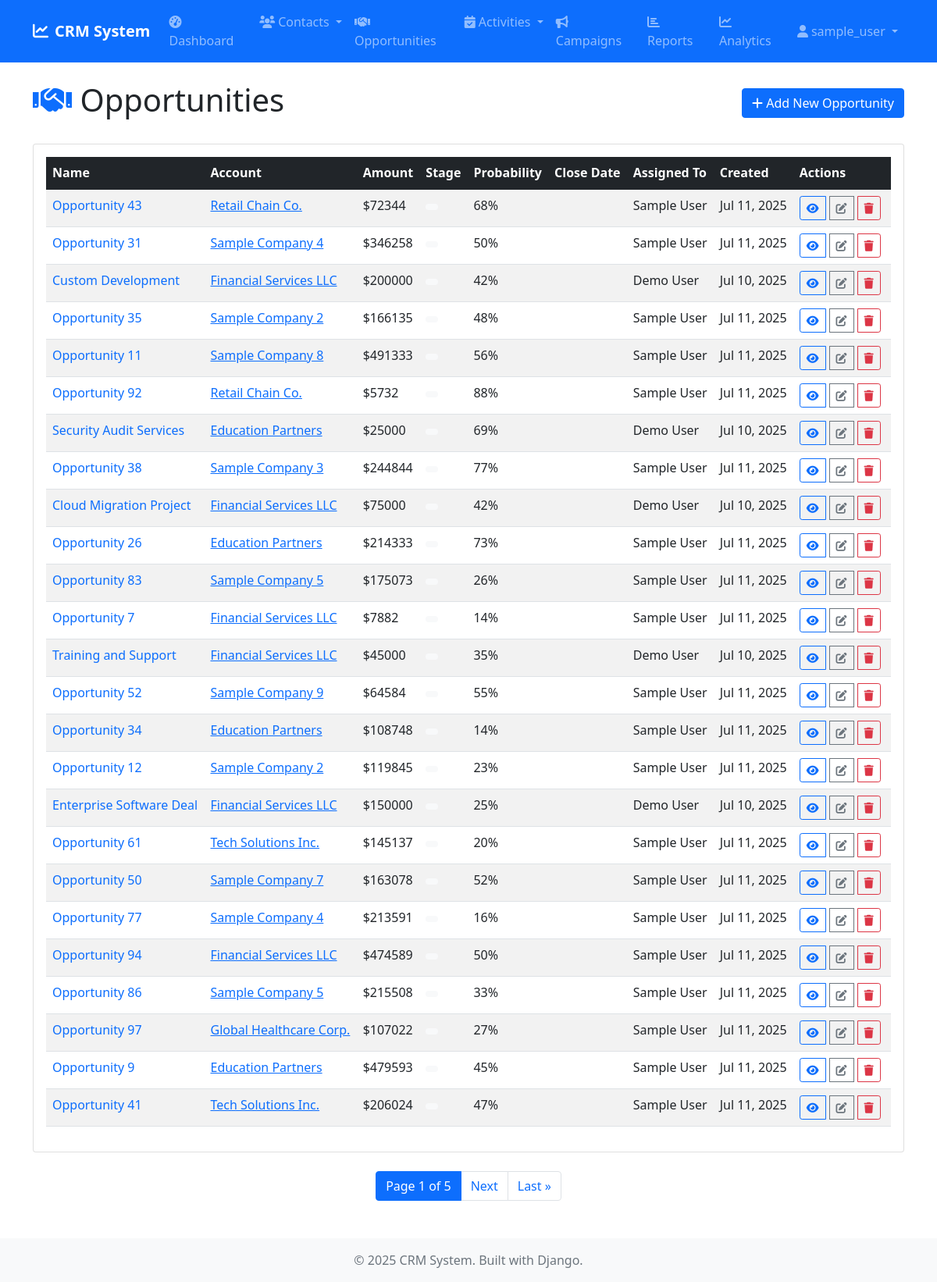
/opportunities/ (signed in), run on the app's committed database.
### opportunities/models.py (models this page shows, shortened)
class Opportunity(models.Model):
    SALES_STAGE = [
        ('prospecting', 'Prospecting'),
        ('qualification', 'Qualification'),
        ('needs_analysis', 'Needs Analysis'),
        ('value_proposition', 'Value Proposition'),
        ('id_decision_makers', 'Id. Decision Makers'),
        ('perception_analysis', 'Perception Analysis'),
        ('proposal', 'Proposal/Price Quote'),
        ('negotiation', 'Negotiation/Review'),
        ('closed_won', 'Closed Won'),
        ('closed_lost', 'Closed Lost'),
    ]
    LEAD_SOURCE = [
        ('existing_customer', 'Existing Customer'),
        ('partner', 'Partner'),
        ('public_relations', 'Public Relations'),
        ('direct_mail', 'Direct Mail'),
        ('conference', 'Conference'),
        ('trade_show', 'Trade Show'),
        ('web_site', 'Web Site'),
        ('word_of_mouth', 'Word of mouth'),
        ('email', 'Email'),
        ('campaign', 'Campaign'),
        ('other', 'Other'),
    ]
    TYPE_CHOICES = [
        ('existing_business', 'Existing Business'),
        ('new_business', 'New Business'),
    ]
    name = models.CharField(max_length=200)
    account = models.ForeignKey(Account, on_delete=models.CASCADE, related_name='opportunities')
    contact = models.ForeignKey(Contact, on_delete=models.SET_NULL, null=True, blank=True)
    amount = models.DecimalField(max_digits=15, decimal_places=2)
    sales_stage = models.CharField(max_length=20, choices=SALES_STAGE, default='prospecting')
    probability = models.IntegerField(default=0, help_text='Probability of closing (0-100%)')
    expected_close_date = models.DateField()
    opportunity_type = models.CharField(max_length=20, choices=TYPE_CHOICES, blank=True)
    lead_source = models.CharField(max_length=20, choices=LEAD_SOURCE, blank=True)
    next_step = models.CharField(max_length=200, blank=True)
    description = models.TextField(blank=True)
    assigned_to = models.ForeignKey(User, on_delete=models.SET_NULL, null=True, blank=True)
    created_by = models.ForeignKey(User, on_delete=models.SET_NULL, null=True, blank=True, related_name='created_opportunities')
    created_at = models.DateTimeField(auto_now_add=True)
    updated_at = models.DateTimeField(auto_now=True)
    class Meta:
        ordering = ['-expected_close_date']
        verbose_name_plural = 'Opportunities'

### accounts/models.py (models this page shows, shortened)
class Account(models.Model):
    ACCOUNT_TYPES = [
        ('customer', 'Customer'),
        ('prospect', 'Prospect'),
        ('partner', 'Partner'),
        ('competitor', 'Competitor'),
        ('other', 'Other'),
    ]
    INDUSTRIES = [
        ('technology', 'Technology'),
        ('healthcare', 'Healthcare'),
        ('finance', 'Finance'),
        ('education', 'Education'),
        ('retail', 'Retail'),
        ('manufacturing', 'Manufacturing'),
        ('other', 'Other'),
    ]
    name = models.CharField(max_length=200)
    account_type = models.CharField(max_length=20, choices=ACCOUNT_TYPES, default='customer')
    industry = models.CharField(max_length=20, choices=INDUSTRIES, blank=True)
    website = models.URLField(blank=True)
    phone = models.CharField(max_length=20, blank=True)
    email = models.EmailField(blank=True)
    billing_street = models.TextField(blank=True)
    billing_city = models.CharField(max_length=100, blank=True)
    billing_state = models.CharField(max_length=100, blank=True)
    billing_postal_code = models.CharField(max_length=20, blank=True)
    billing_country = models.CharField(max_length=100, blank=True)
    shipping_street = models.TextField(blank=True)
    shipping_city = models.CharField(max_length=100, blank=True)
    shipping_state = models.CharField(max_length=100, blank=True)
    shipping_postal_code = models.CharField(max_length=20, blank=True)
    shipping_country = models.CharField(max_length=100, blank=True)
    annual_revenue = models.DecimalField(max_digits=15, decimal_places=2, null=True, blank=True)
    employees = models.IntegerField(null=True, blank=True)
    description = models.TextField(blank=True)
    assigned_to = models.ForeignKey(User, on_delete=models.SET_NULL, null=True, blank=True)
    created_by = models.ForeignKey(User, on_delete=models.SET_NULL, null=True, blank=True, related_name='created_accounts')
    created_at = models.DateTimeField(auto_now_add=True)
    updated_at = models.DateTimeField(auto_now=True)
    class Meta:
        ordering = ['name']

### opportunities/views.py (the view)
# urls.py: path('', views.OpportunityListView.as_view(), name='list'),
class OpportunityListView(LoginRequiredMixin, ListView):
    model = Opportunity
    template_name = 'opportunities/opportunity_list.html'
    context_object_name = 'opportunities'
    paginate_by = 25
    def get_queryset(self):
        return Opportunity.objects.select_related('account', 'contact', 'assigned_to').order_by('-expected_close_date')

### templates/opportunities/opportunity_list.html (shortened to what this page needs)
{% extends 'base.html' %}
{% block content %}
<div class="d-flex justify-content-between align-items-center mb-4">
    <h1><i class="fas fa-handshake text-primary"></i> Opportunities</h1>
    <a href="{% url 'opportunities:create' %}" class="btn btn-primary">
        <i class="fas fa-plus"></i> Add New Opportunity
    </a>
</div>
<div class="card">
    <div class="card-body">
        <div class="table-responsive">
            <table class="table table-striped table-hover">
                <thead class="table-dark">
                    <tr>
                        <th>Name</th>
                        <th>Account</th>
                        <th>Amount</th>
                        <th>Stage</th>
                        <th>Probability</th>
                        <th>Close Date</th>
                        <th>Assigned To</th>
                        <th>Created</th>
                        <th>Actions</th>
                    </tr>
                </thead>
                <tbody>
                    {% for opportunity in opportunities %}
                    <tr>
                        <td>
                            <a href="{% url 'opportunities:detail' opportunity.pk %}" class="text-decoration-none">
                                {{ opportunity.name }}
                            </a>
                        </td>
                        <td>
                            {% if opportunity.account %}
                                <a href="{% url 'accounts:detail' opportunity.account.pk %}">{{ opportunity.account.name }}</a>
                            {% else %}
                                -
                            {% endif %}
                        </td>
                        <td>
                            {% if opportunity.amount %}
                                ${{ opportunity.amount|floatformat:0 }}
                            {% else %}
                                -
                            {% endif %}
                        </td>
                        <td>
                            <span class="badge {% if opportunity.stage == 'prospecting' %}bg-info{% elif opportunity.stage == 'qualification' %}bg-warning{% elif opportunity.stage == 'proposal' %}bg-primary{% elif opportunity.stage == 'negotiation' %}bg-secondary{% elif opportunity.stage == 'closed_won' %}bg-success{% elif opportunity.stage == 'closed_lost' %}bg-danger{% else %}bg-light text-dark{% endif %}">
                            </span>
                        </td>
                        <td>{{ opportunity.probability }}%</td>
                        <td>{{ opportunity.close_date|date:"M d, Y" }}</td>
                        <td>{{ opportunity.assigned_to.get_full_name|default:"-" }}</td>
                        <td>{{ opportunity.created_at|date:"M d, Y" }}</td>
                        <td>
                            <div class="btn-group" role="group">
                                <a href="{% url 'opportunities:detail' opportunity.pk %}" class="btn btn-sm btn-outline-primary" title="View">
                                    <i class="fas fa-eye"></i>
                                </a>
                                <a href="{% url 'opportunities:edit' opportunity.pk %}" class="btn btn-sm btn-outline-secondary" title="Edit">
                                    <i class="fas fa-edit"></i>
                                </a>
                                <a href="{% url 'opportunities:delete' opportunity.pk %}" class="btn btn-sm btn-outline-danger" title="Delete">
                                    <i class="fas fa-trash"></i>
                                </a>
                            </div>
                        </td>
                    </tr>
                    {% endfor %}
                </tbody>
            </table>
        </div>
    </div>
</div>
{% if is_paginated %}
<nav aria-label="Page navigation">
    <ul class="pagination justify-content-center mt-4">
        <li class="page-item active">
            <span class="page-link">
                Page {{ page_obj.number }} of {{ page_obj.paginator.num_pages }}
            </span>
        </li>
        {% if page_obj.has_next %}
            <li class="page-item">
                <a class="page-link" href="?page={{ page_obj.next_page_number }}">Next</a>
            </li>
            <li class="page-item">
                <a class="page-link" href="?page={{ page_obj.paginator.num_pages }}">Last &raquo;</a>
            </li>
        {% endif %}
    </ul>
</nav>
{% endif %}
{% endblock %}

### templates/base.html (shortened to what this page needs)
<!DOCTYPE html>
<html lang="en">
<head>
    <link href="https://cdn.jsdelivr.net/npm/bootstrap@5.1.3/dist/css/bootstrap.min.css" rel="stylesheet">
    <link href="https://cdnjs.cloudflare.com/ajax/libs/font-awesome/6.0.0/css/all.min.css" rel="stylesheet">
    {% load static %}
    <link href="{% static 'css/custom.css' %}" rel="stylesheet">
</head>
<body>
    <nav class="navbar navbar-expand-lg navbar-dark bg-primary">
        <div class="container">
            <a class="navbar-brand" href="{% url 'dashboard:home' %}">
                <i class="fas fa-chart-line me-2"></i>CRM System
            </a>
            {% if user.is_authenticated %}
            <div class="collapse navbar-collapse" id="navbarNav">
                <ul class="navbar-nav me-auto">
                    <li class="nav-item">
                        <a class="nav-link" href="{% url 'dashboard:home' %}">
                            <i class="fas fa-tachometer-alt me-1"></i>Dashboard
                        </a>
                    </li>
                    <li class="nav-item dropdown">
                        <a class="nav-link dropdown-toggle" href="#" role="button" data-bs-toggle="dropdown">
                            <i class="fas fa-users me-1"></i>Contacts
                        </a>
                    </li>
                    <li class="nav-item">
                        <a class="nav-link" href="{% url 'opportunities:list' %}">
                            <i class="fas fa-handshake me-1"></i>Opportunities
                        </a>
                    </li>
                    <li class="nav-item dropdown">
                        <a class="nav-link dropdown-toggle" href="#" role="button" data-bs-toggle="dropdown">
                            <i class="fas fa-calendar-check me-1"></i>Activities
                        </a>
                    </li>
                    <li class="nav-item">
                        <a class="nav-link" href="{% url 'campaigns:list' %}">
                            <i class="fas fa-bullhorn me-1"></i>Campaigns
                        </a>
                    </li>
                    <li class="nav-item">
                        <a class="nav-link" href="{% url 'dashboard:reports' %}">
                            <i class="fas fa-chart-bar me-1"></i>Reports
                        </a>
                    </li>
                    <li class="nav-item">
                        <a class="nav-link" href="{% url 'dashboard:analytics' %}">
                            <i class="fas fa-chart-line me-1"></i>Analytics
                        </a>
                    </li>
                </ul>
                <ul class="navbar-nav">
                    <li class="nav-item dropdown">
                        <a class="nav-link dropdown-toggle" href="#" role="button" data-bs-toggle="dropdown">
                            <i class="fas fa-user me-1"></i>{{ user.username }}
                        </a>
                    </li>
                </ul>
            </div>
            {% endif %}
        </div>
    </nav>
    <main class="container my-4">
        {% block content %}
        {% endblock %}
    </main>
    <footer class="bg-light text-center py-3 mt-5">
        <div class="container">
            <p class="text-muted mb-0">&copy; 2025 CRM System. Built with Django.</p>
        </div>
    </footer>
</body>
</html>

### static/css/custom.css (style rules this page uses)
.navbar-brand { font-weight: bold; }
.btn-sm { margin-right: 5px; }

### data on the page
Opportunity: name "Opportunity 43", account.name "Retail Chain Co.", amount "72344", probability "68", assigned_to.get_full_name "Sample User", created_at "Jul 11, 2025"
Opportunity: name "Opportunity 31", account.name "Sample Company 4", amount "346258", probability "50", assigned_to.get_full_name "Sample User", created_at "Jul 11, 2025"
Opportunity: name "Custom Development", account.name "Financial Services LLC", amount "200000", probability "42", assigned_to.get_full_name "Demo User", created_at "Jul 10, 2025"
Opportunity: name "Opportunity 35", account.name "Sample Company 2", amount "166135", probability "48", assigned_to.get_full_name "Sample User", created_at "Jul 11, 2025"
Opportunity: name "Opportunity 11", account.name "Sample Company 8", amount "491333", probability "56", assigned_to.get_full_name "Sample User", created_at "Jul 11, 2025"
Opportunity: name "Opportunity 92", account.name "Retail Chain Co.", amount "5732", probability "88", assigned_to.get_full_name "Sample User", created_at "Jul 11, 2025"
Opportunity: name "Security Audit Services", account.name "Education Partners", amount "25000", probability "69", assigned_to.get_full_name "Demo User", created_at "Jul 10, 2025"
Opportunity: name "Opportunity 38", account.name "Sample Company 3", amount "244844", probability "77", assigned_to.get_full_name "Sample User", created_at "Jul 11, 2025"
Opportunity: name "Cloud Migration Project", account.name "Financial Services LLC", amount "75000", probability "42", assigned_to.get_full_name "Demo User", created_at "Jul 10, 2025"
Opportunity: name "Opportunity 26", account.name "Education Partners", amount "214333", probability "73", assigned_to.get_full_name "Sample User", created_at "Jul 11, 2025"
Opportunity: name "Opportunity 83", account.name "Sample Company 5", amount "175073", probability "26", assigned_to.get_full_name "Sample User", created_at "Jul 11, 2025"
Opportunity: name "Opportunity 7", account.name "Financial Services LLC", amount "7882", probability "14", assigned_to.get_full_name "Sample User", created_at "Jul 11, 2025"
Opportunity: name "Training and Support", account.name "Financial Services LLC", amount "45000", probability "35", assigned_to.get_full_name "Demo User", created_at "Jul 10, 2025"
Opportunity: name "Opportunity 52", account.name "Sample Company 9", amount "64584", probability "55", assigned_to.get_full_name "Sample User", created_at "Jul 11, 2025"
Opportunity: name "Opportunity 34", account.name "Education Partners", amount "108748", probability "14", assigned_to.get_full_name "Sample User", created_at "Jul 11, 2025"
Opportunity: name "Opportunity 12", account.name "Sample Company 2", amount "119845", probability "23", assigned_to.get_full_name "Sample User", created_at "Jul 11, 2025"
Opportunity: name "Enterprise Software Deal", account.name "Financial Services LLC", amount "150000", probability "25", assigned_to.get_full_name "Demo User", created_at "Jul 10, 2025"
Opportunity: name "Opportunity 61", account.name "Tech Solutions Inc.", amount "145137", probability "20", assigned_to.get_full_name "Sample User", created_at "Jul 11, 2025"
Opportunity: name "Opportunity 50", account.name "Sample Company 7", amount "163078", probability "52", assigned_to.get_full_name "Sample User", created_at "Jul 11, 2025"
Opportunity: name "Opportunity 77", account.name "Sample Company 4", amount "213591", probability "16", assigned_to.get_full_name "Sample User", created_at "Jul 11, 2025"
Opportunity: name "Opportunity 94", account.name "Financial Services LLC", amount "474589", probability "50", assigned_to.get_full_name "Sample User", created_at "Jul 11, 2025"
Opportunity: name "Opportunity 86", account.name "Sample Company 5", amount "215508", probability "33", assigned_to.get_full_name "Sample User", created_at "Jul 11, 2025"
Opportunity: name "Opportunity 97", account.name "Global Healthcare Corp.", amount "107022", probability "27", assigned_to.get_full_name "Sample User", created_at "Jul 11, 2025"
Opportunity: name "Opportunity 9", account.name "Education Partners", amount "479593", probability "45", assigned_to.get_full_name "Sample User", created_at "Jul 11, 2025"
Opportunity: name "Opportunity 41", account.name "Tech Solutions Inc.", amount "206024", probability "47", assigned_to.get_full_name "Sample User", created_at "Jul 11, 2025"

### other printed values
{{ user.username }} "sample_user"
{{ page_obj.number }} "1"
{{ page_obj.paginator.num_pages }} "5"
